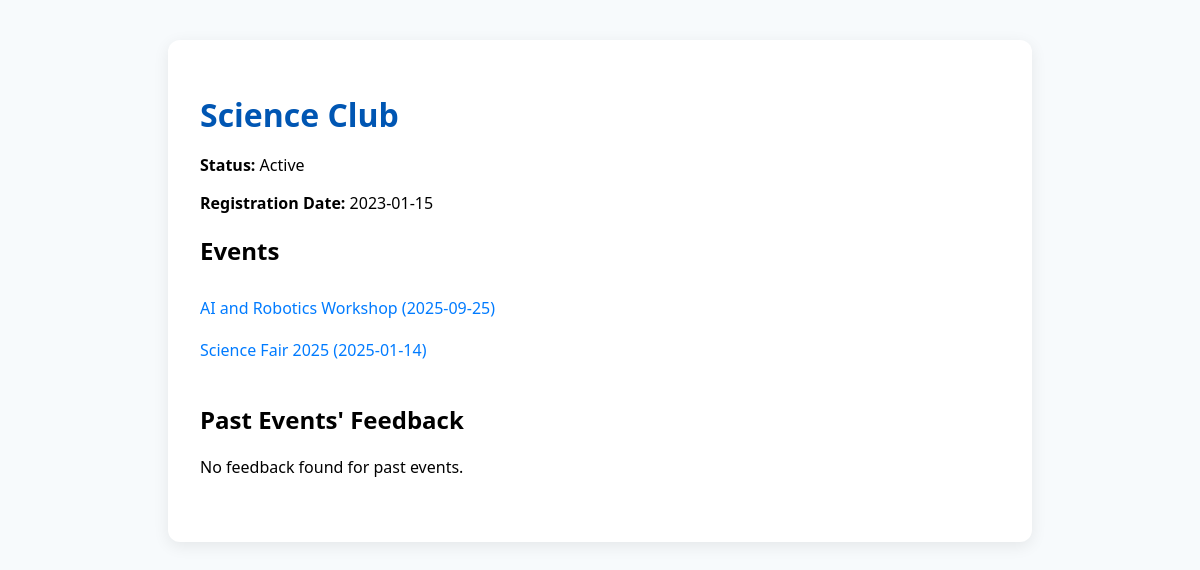
Before: /club_info.php?club_id=1 with the older database file.
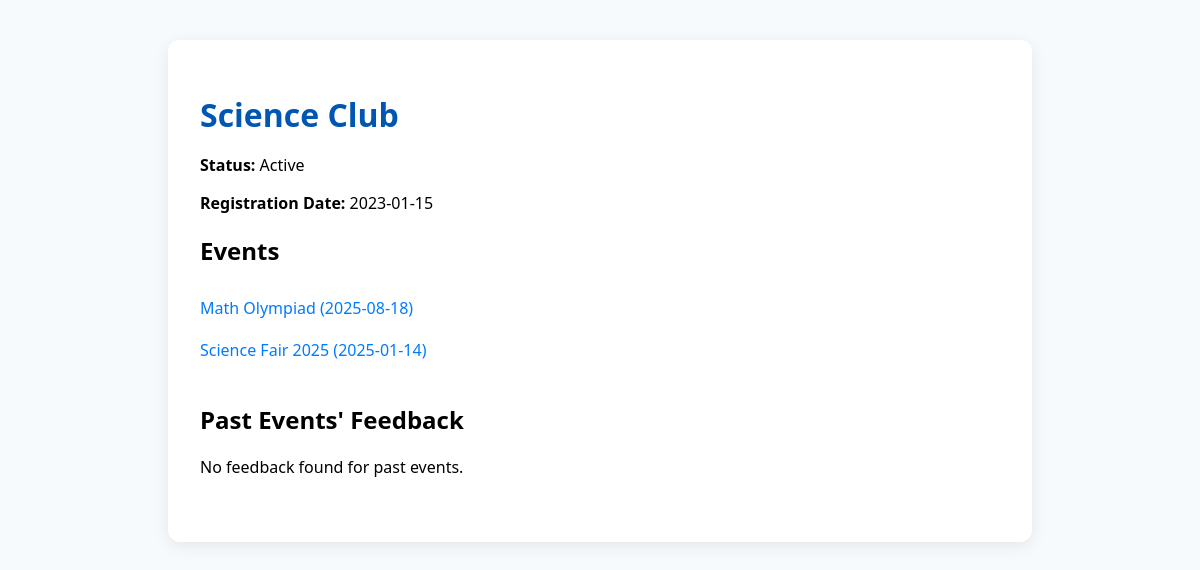
After: the same page with the newer database file.
### tables this page shows
CREATE TABLE `events` (
  `event_id` int(11) NOT NULL,
  `club_id` int(11) DEFAULT NULL,
  `title` varchar(100) DEFAULT NULL,
  `event_type` varchar(50) DEFAULT NULL,
  `event_date` date DEFAULT NULL,
  `start_time` time DEFAULT NULL,
  `end_time` time DEFAULT NULL,
  `approval_status` varchar(20) DEFAULT NULL,
  `total_budget` decimal(10,2) DEFAULT NULL
);

### club_info.php (the view, shortened to what this page needs)
<?php
include 'connection.php';
$club_id = isset($_GET['club_id']) ? (int)$_GET['club_id'] : 0;
$club_res = mysqli_query($conn, "SELECT * FROM clubs WHERE club_id = $club_id");
$club = mysqli_fetch_assoc($club_res);
$events_res = mysqli_query($conn, "SELECT * FROM events WHERE club_id = $club_id ORDER BY event_date DESC");
$events = [];
if ($events_res && mysqli_num_rows($events_res) > 0) {
    while ($row = mysqli_fetch_assoc($events_res)) {
        $events[] = $row;
    }
}
$feedbacks = [];
?>
<!DOCTYPE html>
<html>
<head>
</head>
<body>
<div class="container">
    <h1><?php echo htmlspecialchars($club['club_name'] ?? 'Club Info'); ?></h1>
    <p><strong>Status:</strong> <?php echo htmlspecialchars($club['status'] ?? ''); ?></p>
    <p><strong>Registration Date:</strong> <?php echo htmlspecialchars($club['registration_date'] ?? ''); ?></p>
    <div class="events-list">
        <h2>Events</h2>
        <?php if (!empty($events)): ?>
            <?php foreach ($events as $evt): ?>
                <a class="event-link" href="event_info.php?event_id=<?php echo (int)$evt['event_id']; ?>">
                    <?php echo htmlspecialchars($evt['title']) . ' (' . htmlspecialchars($evt['event_date']) . ')'; ?>
                </a>
            <?php endforeach; ?>
        <?php else: ?>
            <p>No events found for this club.</p>
        <?php endif; ?>
    </div>
    <div class="feedback-list">
        <h2>Past Events' Feedback</h2>
        <?php if (!empty($feedbacks)): ?>
            <?php foreach ($feedbacks as $fb): ?>
                <div class="feedback-item">
                    <strong><?php echo htmlspecialchars($fb['event_title']); ?> (<?php echo htmlspecialchars($fb['event_date']); ?>)</strong><br>
                    <strong>Rating:</strong> <?php echo htmlspecialchars($fb['rating']); ?><br>
                    <strong>Comments:</strong> <?php echo htmlspecialchars($fb['comments']); ?><br>
                    <strong>Submitted On:</strong> <?php echo htmlspecialchars($fb['submitted_on']); ?>
                </div>
            <?php endforeach; ?>
        <?php else: ?>
            <p>No feedback found for past events.</p>
        <?php endif; ?>
    </div>
</div>
</body>
</html>

Changed rows visible on the page:
removed events: title "AI and Robotics Workshop", event_date "2025-09-25"
added events: title "Math Olympiad", event_date "2025-08-18"
